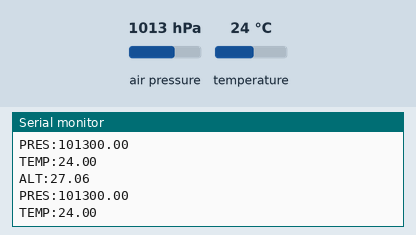
Simulated run of this sketch. Board: Arduino Uno, built for the host (arithmetic inside an expression is 32-bit, double 64-bit). Shown: the last lines printed to the serial monitor. Inputs (shaded band) come from the test bench; at power-on: air pressure 1013 hPa, temperature 24 °C. Storage starts empty.

Above: at 1.2 s.
1.3 s: air pressure set to 952 hPa
At 1.9 s:
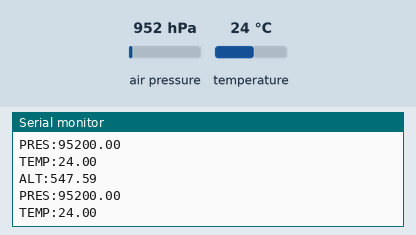
2.8 s: temperature set to 12 °C
At 3.3 s:
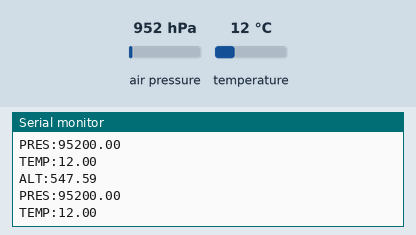
4.3 s: air pressure set to 975 hPa
At 5.1 s:
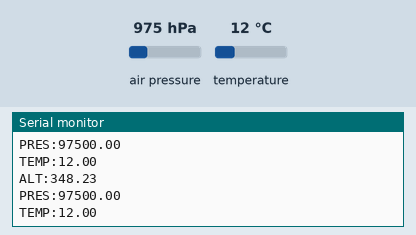
Timing chart, 0 to 5.6 s (numbered marks = the images above; inputs shaded):
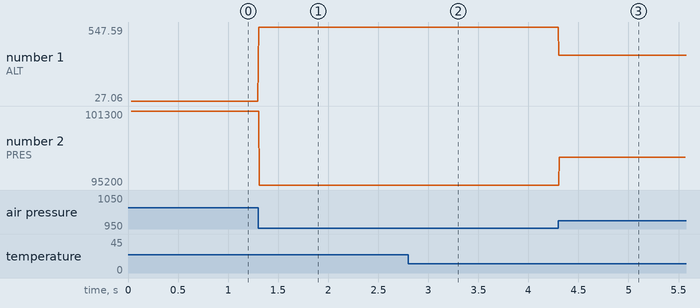

The sketch:

main.ino
```cpp
#include <Adafruit_BMP085.h>
#include <SD.h>

static const float SEA_LEVEL_PRES = 101625.52;
static const char SD_PIN = 10;
static const char DELIM = ',';

// Hardware library objects
Adafruit_BMP085 bmp;

// Telemtry output file
File telem;

// Struct to hold pressure, temp, and altitude data
struct BMPData {
    float pres;
    float temp;
    float alt;
};

// Reads data from the BMP and returns it as a BMPData struct
BMPData readBMPData() {
    BMPData presTemp = {
       bmp.readPressure(),
        bmp.readTemperature(),
        bmp.readAltitude(SEA_LEVEL_PRES),
    };
    return presTemp;
}

// Writes data from BMPData struct to the telemtry file
void writeData(BMPData bmpData) {
    telem.print(millis() / 1000.0, 2); telem.print(DELIM);
    telem.print(bmpData.temp, 2); telem.print(DELIM);
    telem.print(bmpData.alt, 2); telem.print(DELIM);
    telem.print(bmpData.pres, 2); telem.println(DELIM);
    telem.flush();
}

// Prints values in given BMPData and GPSData structs
void debug(BMPData& bmpData) {
    Serial.print("ALT:");
    Serial.println(bmpData.alt);

    Serial.print("PRES:");
    Serial.println(bmpData.pres);

    Serial.print("TEMP:");
    Serial.println(bmpData.temp);
}

void setup() {
    Serial.begin(115200);

    // Initialize all external devices
    if (!SD.begin(SD_PIN)) {
        Serial.println("ERROR: Failed to initialize SD card");
        while(1);
    }

    // If telemtry file already exists, computer was reset after flight. Enter wait loop
    if (SD.exists("t.csv")) {
      Serial.println("Entering reset hold");
      while(1);
    }

    if (!bmp.begin()) {
        Serial.println("ERROR: Failed to initialize BMP");
        while(1);
    }

    // Create telemtry file and write CSV header
    telem = SD.open("t.csv", (O_WRITE | O_CREAT));

    if (telem) {
        // Time, temperature, altitude, pressure
        telem.println("t,c,a,p");
    } else {
        Serial.println("ERROR: Failed to open telemtry file");
        while(1);
    }
}

void loop() {
    BMPData bmpData = readBMPData();
    debug(bmpData);
    writeData(bmpData);
}
```

Measured:
- after the input at 1.3 s, the serial monitor: prints a new line at once (image 1)
- after the input at 2.8 s, the serial monitor: prints a new line at once (image 2)
- after the input at 4.3 s, the serial monitor: prints a new line at once (image 3)
- plotted number 1: 27.06 → 547.59 after the input at 1.3 s, 547.59 → 348.23 after the input at 4.3 s
- plotted number 2: 101300 → 95200 after the input at 1.3 s, 95200 → 97500 after the input at 4.3 s
